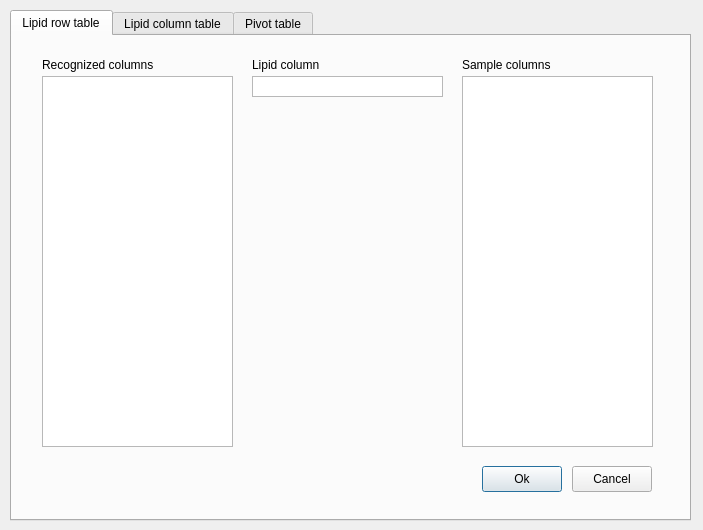
<?xml version="1.0" encoding="UTF-8"?>
<ui version="4.0">
 <class>ImportTable</class>
 <widget class="QDialog" name="ImportTable">
  <property name="geometry">
   <rect>
    <x>0</x>
    <y>0</y>
    <width>703</width>
    <height>530</height>
   </rect>
  </property>
  <property name="windowTitle">
   <string>Dialog</string>
  </property>
  <widget class="QTabWidget" name="tabWidget">
   <property name="geometry">
    <rect>
     <x>10</x>
     <y>10</y>
     <width>681</width>
     <height>511</height>
    </rect>
   </property>
   <property name="currentIndex">
    <number>0</number>
   </property>
   <widget class="QWidget" name="tab">
    <attribute name="title">
     <string>Lipid row table</string>
    </attribute>
    <widget class="QLabel" name="label_15">
     <property name="geometry">
      <rect>
       <x>450</x>
       <y>20</y>
       <width>121</width>
       <height>18</height>
      </rect>
     </property>
     <property name="text">
      <string>Sample columns</string>
     </property>
    </widget>
    <widget class="QListWidget" name="sampleListWidgetRow">
     <property name="geometry">
      <rect>
       <x>450</x>
       <y>40</y>
       <width>191</width>
       <height>371</height>
      </rect>
     </property>
    </widget>
    <widget class="QPushButton" name="okButtonRow">
     <property name="geometry">
      <rect>
       <x>470</x>
       <y>430</y>
       <width>80</width>
       <height>26</height>
      </rect>
     </property>
     <property name="text">
      <string>Ok</string>
     </property>
    </widget>
    <widget class="QPushButton" name="cancelButtonRow">
     <property name="geometry">
      <rect>
       <x>560</x>
       <y>430</y>
       <width>80</width>
       <height>26</height>
      </rect>
     </property>
     <property name="text">
      <string>Cancel</string>
     </property>
    </widget>
    <widget class="QListWidget" name="ignoreListWidgetRow">
     <property name="geometry">
      <rect>
       <x>30</x>
       <y>40</y>
       <width>191</width>
       <height>371</height>
      </rect>
     </property>
    </widget>
    <widget class="QLabel" name="label_17">
     <property name="geometry">
      <rect>
       <x>240</x>
       <y>20</y>
       <width>161</width>
       <height>18</height>
      </rect>
     </property>
     <property name="text">
      <string>Lipid column</string>
     </property>
    </widget>
    <widget class="SingleListWidget" name="lipidListWidgetRow">
     <property name="geometry">
      <rect>
       <x>240</x>
       <y>40</y>
       <width>191</width>
       <height>21</height>
      </rect>
     </property>
    </widget>
    <widget class="QLabel" name="label_18">
     <property name="geometry">
      <rect>
       <x>30</x>
       <y>20</y>
       <width>141</width>
       <height>18</height>
      </rect>
     </property>
     <property name="text">
      <string>Recognized columns</string>
     </property>
    </widget>
   </widget>
   <widget class="QWidget" name="tab_2">
    <attribute name="title">
     <string>Lipid column table</string>
    </attribute>
    <widget class="QLabel" name="label_11">
     <property name="geometry">
      <rect>
       <x>450</x>
       <y>80</y>
       <width>121</width>
       <height>18</height>
      </rect>
     </property>
     <property name="text">
      <string>Feature columns</string>
     </property>
    </widget>
    <widget class="SingleListWidget" name="sampleListWidgetCol">
     <property name="geometry">
      <rect>
       <x>450</x>
       <y>40</y>
       <width>191</width>
       <height>21</height>
      </rect>
     </property>
    </widget>
    <widget class="QLabel" name="label_12">
     <property name="geometry">
      <rect>
       <x>30</x>
       <y>20</y>
       <width>141</width>
       <height>18</height>
      </rect>
     </property>
     <property name="text">
      <string>Recognized columns</string>
     </property>
    </widget>
    <widget class="QPushButton" name="cancelButtonCol">
     <property name="geometry">
      <rect>
       <x>560</x>
       <y>430</y>
       <width>80</width>
       <height>26</height>
      </rect>
     </property>
     <property name="text">
      <string>Cancel</string>
     </property>
    </widget>
    <widget class="QPushButton" name="okButtonCol">
     <property name="geometry">
      <rect>
       <x>470</x>
       <y>430</y>
       <width>80</width>
       <height>26</height>
      </rect>
     </property>
     <property name="text">
      <string>Ok</string>
     </property>
    </widget>
    <widget class="QLabel" name="label_13">
     <property name="geometry">
      <rect>
       <x>450</x>
       <y>20</y>
       <width>161</width>
       <height>18</height>
      </rect>
     </property>
     <property name="text">
      <string>Sample column</string>
     </property>
    </widget>
    <widget class="QListWidget" name="lipidListWidgetCol">
     <property name="geometry">
      <rect>
       <x>240</x>
       <y>40</y>
       <width>191</width>
       <height>371</height>
      </rect>
     </property>
    </widget>
    <widget class="QListWidget" name="ignoreListWidgetCol">
     <property name="geometry">
      <rect>
       <x>30</x>
       <y>40</y>
       <width>191</width>
       <height>371</height>
      </rect>
     </property>
    </widget>
    <widget class="QLabel" name="label_14">
     <property name="geometry">
      <rect>
       <x>240</x>
       <y>20</y>
       <width>121</width>
       <height>18</height>
      </rect>
     </property>
     <property name="text">
      <string>Lipid columns</string>
     </property>
    </widget>
    <widget class="QListWidget" name="featureListWidgetCol">
     <property name="geometry">
      <rect>
       <x>450</x>
       <y>100</y>
       <width>191</width>
       <height>311</height>
      </rect>
     </property>
    </widget>
   </widget>
   <widget class="QWidget" name="tab_3">
    <attribute name="title">
     <string>Pivot table</string>
    </attribute>
    <widget class="SingleListWidget" name="lipidListWidgetPivot">
     <property name="geometry">
      <rect>
       <x>240</x>
       <y>140</y>
       <width>191</width>
       <height>21</height>
      </rect>
     </property>
    </widget>
    <widget class="QListWidget" name="ignoreListWidgetPivot">
     <property name="geometry">
      <rect>
       <x>30</x>
       <y>40</y>
       <width>191</width>
       <height>371</height>
      </rect>
     </property>
    </widget>
    <widget class="QLabel" name="label_3">
     <property name="geometry">
      <rect>
       <x>450</x>
       <y>20</y>
       <width>121</width>
       <height>18</height>
      </rect>
     </property>
     <property name="text">
      <string>Feature columns</string>
     </property>
    </widget>
    <widget class="SingleListWidget" name="quantListWidgetPivot">
     <property name="geometry">
      <rect>
       <x>240</x>
       <y>200</y>
       <width>191</width>
       <height>21</height>
      </rect>
     </property>
    </widget>
    <widget class="QLabel" name="label_5">
     <property name="geometry">
      <rect>
       <x>240</x>
       <y>180</y>
       <width>181</width>
       <height>18</height>
      </rect>
     </property>
     <property name="text">
      <string>Quant data column</string>
     </property>
    </widget>
    <widget class="QLabel" name="label">
     <property name="geometry">
      <rect>
       <x>30</x>
       <y>20</y>
       <width>141</width>
       <height>18</height>
      </rect>
     </property>
     <property name="text">
      <string>Recognized columns</string>
     </property>
    </widget>
    <widget class="QPushButton" name="okButtonPivot">
     <property name="geometry">
      <rect>
       <x>470</x>
       <y>430</y>
       <width>80</width>
       <height>26</height>
      </rect>
     </property>
     <property name="text">
      <string>Ok</string>
     </property>
    </widget>
    <widget class="QListWidget" name="featureListWidgetPivot">
     <property name="geometry">
      <rect>
       <x>450</x>
       <y>40</y>
       <width>191</width>
       <height>371</height>
      </rect>
     </property>
    </widget>
    <widget class="QPushButton" name="cancelButtonPivot">
     <property name="geometry">
      <rect>
       <x>560</x>
       <y>430</y>
       <width>80</width>
       <height>26</height>
      </rect>
     </property>
     <property name="text">
      <string>Cancel</string>
     </property>
    </widget>
    <widget class="QLabel" name="label_4">
     <property name="geometry">
      <rect>
       <x>240</x>
       <y>20</y>
       <width>161</width>
       <height>18</height>
      </rect>
     </property>
     <property name="text">
      <string>Sample column</string>
     </property>
    </widget>
    <widget class="SingleListWidget" name="sampleListWidgetPivot">
     <property name="geometry">
      <rect>
       <x>240</x>
       <y>40</y>
       <width>191</width>
       <height>61</height>
      </rect>
     </property>
    </widget>
    <widget class="QLabel" name="label_2">
     <property name="geometry">
      <rect>
       <x>240</x>
       <y>120</y>
       <width>121</width>
       <height>18</height>
      </rect>
     </property>
     <property name="text">
      <string>Lipid column</string>
     </property>
    </widget>
   </widget>
  </widget>
 </widget>
 <customwidgets>
  <customwidget>
   <class>SingleListWidget</class>
   <extends>QListWidget</extends>
   <header>lipidspace/AssistanceFunctions.h</header>
  </customwidget>
 </customwidgets>
 <resources/>
 <connections/>
</ui>
